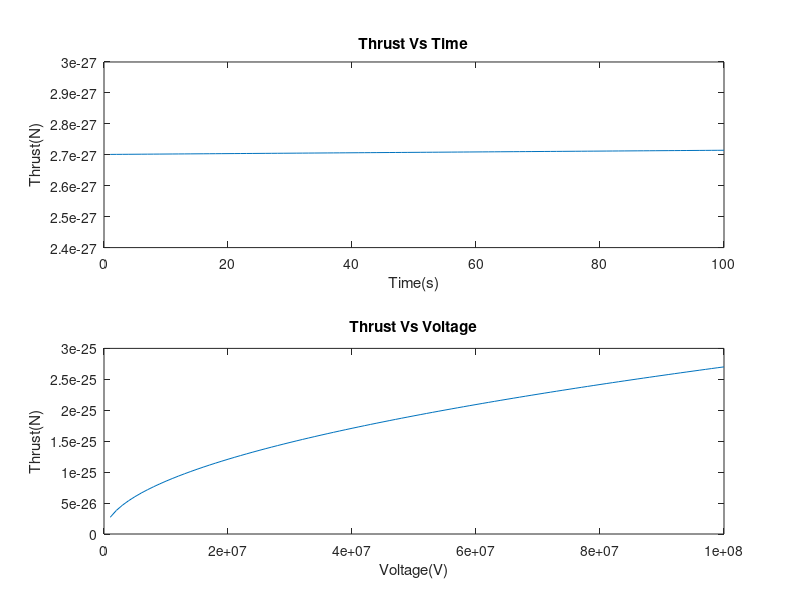

MATLAB code for this plot:
% Ion Thruster Project for ECE325
%
% Group Members:
%   Scott McCarney
%   Wilson Guo
%   John Buccilli
%   Alexandre Tessier
%
% Works Cited: 
%   http://ngpdlab.engin.umich.edu/electric-propulsion/field-emission-electric-propulsion
%   http://descanso.jpl.nasa.gov/SciTechBook/series1/Goebel__cmprsd_opt.pdf

clc

%Constants

q = 1.602*10^-19;       %charge of electron
m = 9.109*10^-31;       %mass of electron
rocketMass = 2000;      %kilograms
ionFlowRate = 10000;    %ion/sec
massOfIon = 1*10^-5;    %kg/ion
massOverTime = ionFlowRate*massOfIon;

%End Constants

%Array
timeArray = 1:100;
voltageArray = 1:100;
voltageArray = 1*10^6*voltageArray;%millions
ThrustTime = 1:100;
ThrustVoltage = 1:100;

for n = 1:100;
    if n == 1
        ThrustTime(n) = m*sqrt(2*q*ionFlowRate/m)*log((rocketMass)/(rocketMass - massOverTime*timeArray(n))); 
    else
        ThrustTime(n) = m*sqrt(2*q*ionFlowRate/m)*log((rocketMass - massOverTime*timeArray(n-1))/(rocketMass - massOverTime*timeArray(n))); 
    end
end

for n = 1:100;
    if n == 1
        ThrustVoltage(n) = m*sqrt(2*q*voltageArray(n)/m)*log((rocketMass)/(rocketMass - massOverTime*timeArray(1))); 
    else
        ThrustVoltage(n) = m*sqrt(2*q*voltageArray(n)/m)*log((rocketMass - massOverTime*timeArray(1))/(rocketMass - massOverTime*timeArray(2))); 
    end
end

figure
subplot(2, 1, 1);
plot(timeArray, ThrustTime);
title('Thrust Vs Time');
xlabel('Time(s)');
ylabel('Thrust(N)');
subplot(2, 1, 2);
plot(voltageArray, ThrustVoltage);
title('Thrust Vs Voltage');
xlabel('Voltage(V)');
ylabel('Thrust(N)');